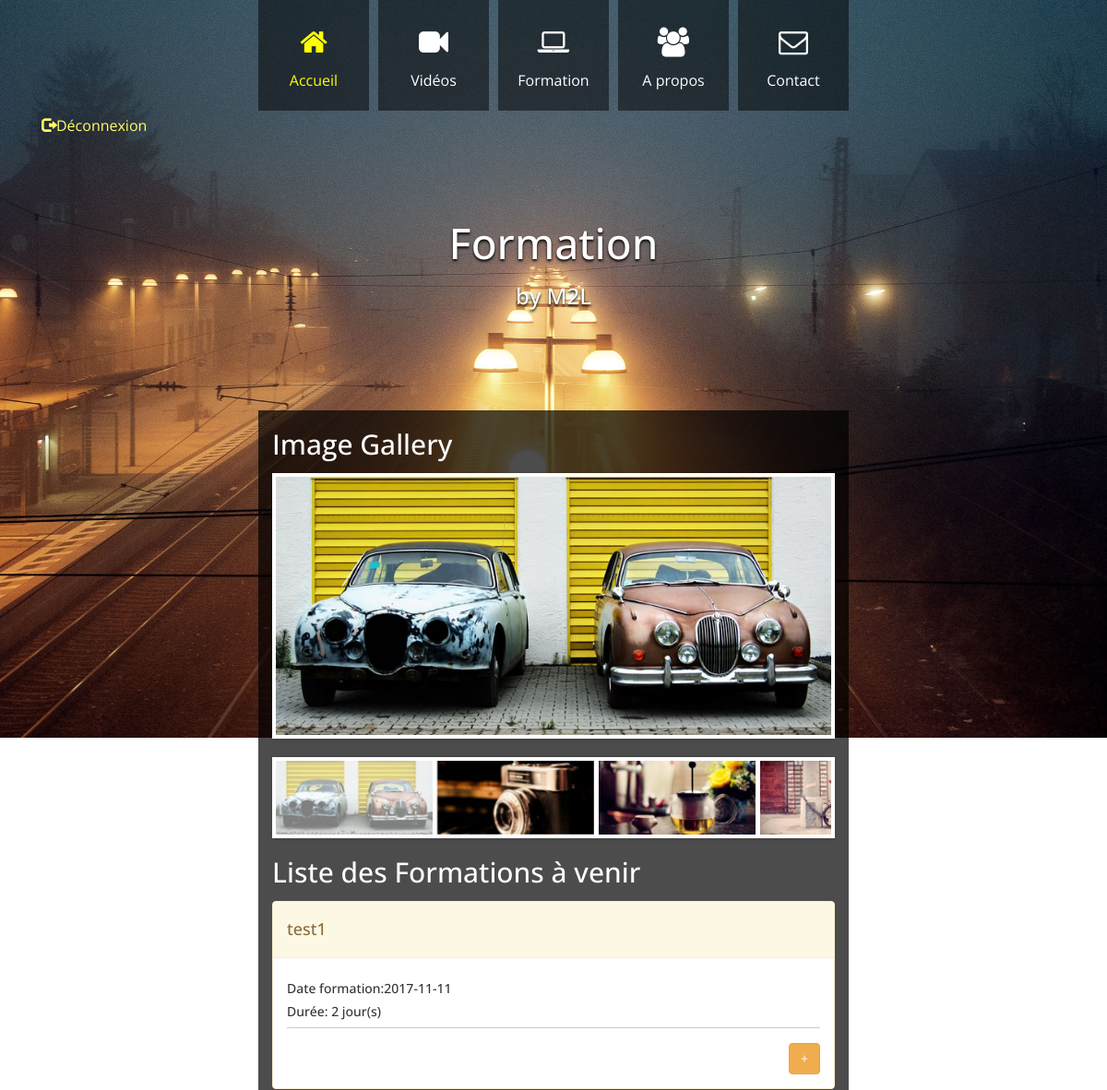
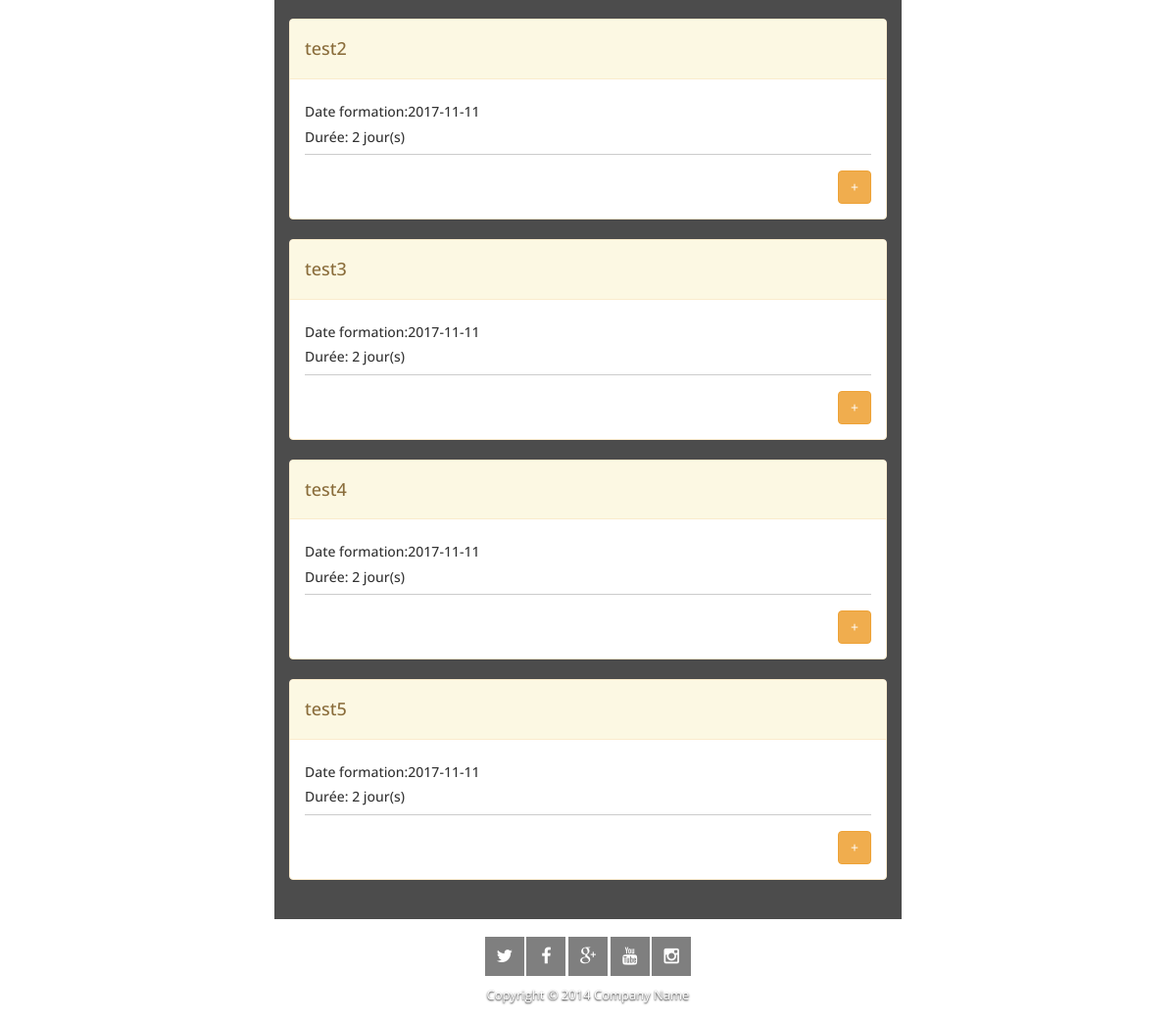
/M2L/index.php (signed in), run on the app's committed database (2 pictures, top to bottom).
### tables this page shows
CREATE TABLE `formation` (
  `id_f` int(11) NOT NULL,
  `libelle` varchar(25) DEFAULT NULL,
  `contenu` varchar(25) DEFAULT NULL,
  `date_f` date DEFAULT NULL,
  `NbJour` int(11) DEFAULT NULL,
  `id_p` int(11) DEFAULT NULL
);

### M2L/Models/accueil.php (called while the page is built)
<?php
function getFormations()
{
		global $bdd;
       	$reponse = $bdd->query('select * from formation where DATE_FORMAT(CURRENT_DATE(),"%Y-%m-%d") < date_f;');
		    while ($data = $reponse->fetchAll()){
		    	return $data;
		}
}
?>

### M2L/Views/accueil.php (the view, shortened to what this page needs)
<section id="templatemo-page1-text" class="active">
    <div class="col-sm-12 col-md-12 col-lg-12">
        <h2>Image Gallery</h2>
        <div id="slider" class="flexslider">
            <ul class="slides">
                <li>
                    <img src="<?= BASE_URL; ?>/Views/images/slider/slide1.jpg" alt="Slide 1"/>
                </li>
            </ul>
        </div>
        <div id="carousel" class="flexslider">
            <ul class="slides">
                <li>
                    <img src="<?= BASE_URL; ?>/Views/images/slider/thumb1.jpg" alt="Thumbnail 1"/>
                </li>
                <li>
                    <img src="<?= BASE_URL; ?>/Views/images/slider/thumb2.jpg" alt="Thumbnail 2"/>
                </li>
                <li>
                    <img src="<?= BASE_URL; ?>/Views/images/slider/thumb3.jpg" alt="Thumbnail 3"/>
                </li>
                <li>
                    <img src="<?= BASE_URL; ?>/Views/images/slider/thumb4.jpg" alt="Thumbnail 4"/>
                </li>
            </ul>
        </div>
        <div class="row">
            <div id="detailForm">
                <h2 class="col-lg-12 ">Liste des Formations à venir </h2>
                <?php
                foreach ($Formations as $key => $value) {
                echo('<div class="col-lg-12"><div class="panel panel-warning">
                    <div class="panel-heading"><h4>'.$value['libelle'].'</h4></div>
                    <div class="panel-body"><h5>Date formation:'.$value['date_f'].'</h5>
                    <h5>Durée: '.$value['NbJour'].' jour(s)</h5><hr><div class="caption">
                    <p>
                    <a href="#'.$value['libelle'].'" class="btn btn-warning pull-right" role="button" value-toggle="collapse">+</a>
                    </p>
                    <div id="'.$value['libelle'].'" class="collapse">'.$value['contenu'].'</div></div></div></div></div>');
}
                ?>
            </div>
        </div>
    </div>
    </div>

### M2L/Controllers/accueil.php (shortened to what this page needs)
<?php
    if($_SESSION['auth']['level'] == 3)
    {
        require "Models/accueil.php";
        $Formations = getFormations();
        require "Views/accueil.php";
    }
    else
    {
       header("Location:".BASE_URL."/disconnect");
    }
?>

### M2L/index.php (shortened to what this page needs)
<?php
if(!isset($_SESSION['auth']))
{
    require "Controllers/login.php";
}
else
{
        require "Controllers/".$_GET['p'].".php";
        $content = ob_get_contents();
    if($_SESSION['auth']['level'] == 1 || $_SESSION['auth']['level'] == 2  )
    {
        require "Views/layout2.php";
    }
    else
    {
        require "Views/layout.php";
    }
}
?>

### M2L/Views/layout.php (shortened to what this page needs)
<!DOCTYPE html>
 <html class="no-js">
<head>
    <link rel="stylesheet" href="<?= BASE_URL; ?>/Views/css/templatemo_main.css">
</head>
<body>
    <div id="main-wrapper">
                <div class="container">
                    <div class="navbar navbar-default" role="navigation">
                        <div class="container-fluid">
                          <div class="navbar-collapse collapse">
                                <ul class="nav navbar-nav">
                                  <li class="active"><a href="#templatemo-page1"><i class="fa fa-home"></i>Accueil</a></li>
                                  <li><a href="#templatemo-page2"><i class="fa fa-video-camera"></i>Vidéos</a></li>
                                  <li><a href="#templatemo-page3"><i class="fa fa-laptop"></i>Formation</a></li>
                                  <li><a href="#templatemo-page4"><i class="fa fa-users"></i>A propos</a></li>
                                  <li><a href="#templatemo-page5"><i class="fa fa-envelope-o"></i>Contact</a></li>
                                </ul>
                          </div>
                          <div>
                              <a href="<?= BASE_URL; ?>/disconnect"><i class="glyphicon glyphicon-log-out"></i>Déconnexion</a>
                          </div>
                      </div>
                  </div>
                <div class="row">
                    <div class="col-lg-12 col-md-12 col-sm-12 col-xs-12">
                        <div class="templatemo-site-title">
                            <h1 class="site-name"><a href="#">Formation</a></h1>
                            <h2 class="slogon">by <a href="#">M2L</a></h2>
                        </div>
                    </div>
                </div>
                <div class="row">
                    <div class="col-lg-12 col-md-12 col-sm-12 col-xs-12 templatemo-content-wrapper">
                        <div class="templatemo-content">
                          <?php echo $content; ?>
                        </div>
                    </div>
                </div>
                <div class="row">
                    <div class="col-lg-12 col-md-12 col-sm-12 col-xs-12 footer">
                        <div class="footer-wrapper">
                            <p class="social-icons">
                                <a href="#"><i class="fa fa-twitter"></i></a>
                                <a href="#"><i class="fa fa-facebook"></i></a>
                                <a href="#"><i class="fa fa-google-plus"></i></a>
                                <a href="#"><i class="fa fa-youtube"></i></a>
                                <a href="#"><i class="fa fa-instagram"></i></a>
                            </p>
                            <p id="tm-copyright">
                                Copyright &copy; 2014 Company Name
                            </p>
                            </div>
                        </div>
                    </div>
                </div>
</body>
</html>

### M2L/Views/css/templatemo_main.css (style rules this page uses)
body, html { overflow-x: hidden; }
body { font-size: 1em; line-height: 1.4; font-family: 'Open Sans', sans-serif; font-style: normal; -webkit-font-smoothing: antialiased; -webkit-text-size-adjust: 100%; }
h1, h2, h3, h4, h5, h6, span, p, li { font-family: 'Open Sans', sans-serif; }
a { color: #FF6; }
hr { display: block; height: 1px; border: 0; border-top: 1px solid #ccc; margin: 1em 0; padding: 0; }
img { vertical-align: middle; }
#main-wrapper { overflow: hidden; }
.navbar .navbar-nav { display: inline-block; float: none; }
.navbar .navbar-collapse { text-align: center; }
.navbar { border-radius: 0; font-family: 'Open Sans', sans-serif; font-size: 1.6em; }
.navbar-default { background: none; border: none; }
.nav>li { margin-right: 10px; }
.nav>li:last-child { margin-right: 0; }
.nav i { display: block; padding: 15px 0 15px 0; }
.nav .fa { font-size: 2em; }
.navbar-default .navbar-nav > li > a { color: white; background-color: rgba(0,0,0,0.5); width: 120px; height: 120px; }
.navbar-default .navbar-nav>.active>a, .navbar-default .navbar-nav>.active>a:hover, .navbar-default .navbar-nav>.active>a:focus { color: yellow; background-color: rgba(0,0,0,0.5); }
.site-name { cursor: pointer; font-size: 46px; }
.slogon { font-size: 24px; }
.templatemo-site-title { color: #fff !important; text-align: center; text-shadow: 0px 2px 3px rgba(0, 0, 0, 1); margin: 0 auto; padding: 50px 0 100px 0; }
.templatemo-site-title a, .templatemo-site-title a:hover { color: #fff; text-decoration: none; }
.active { display: block; }
.templatemo-content { padding-bottom: 20px; margin: 0 auto; overflow: hidden; }
.templatemo-content section { font-family: 'Open Sans', sans-serif; position: relative; overflow: hidden; top: 0; background-color: rgba(0,0,0,0.7); padding-bottom: 20px; }
.templatemo-content-wrapper { overflow: hidden; }
.templatemo-content h2 { color: white; font-family: 'Open Sans', sans-serif; margin-bottom: 15px; }
.templatemo-content p, .templatemo-content li { font-family: 'Open Sans', sans-serif; color: white; font-size: 14px; padding: 5px 0px; }
.footer-wrapper { margin: 0 auto; }
.footer { overflow: hidden; bottom: 10px; text-align: center; }
.footer a { color: white; }
.footer .fa { font-size: 1.8em; line-height: 40px; width: 40px; height: 40px; margin-top: 8px; background-color: rgba(0,0,0,0.5); }
#tm-copyright { margin-top: 10px; font-family: 'Open Sans', sans-serif; color: #fff; text-shadow: 0px 1px 2px rgba(0, 0, 0, 1); font-size: 13px; }
.flexslider { border-radius: 0; margin-bottom: 20px; }
.flexslider li { margin: 0; padding: 0; }
#carousel { margin: 0; }
#carousel li { margin-right: 5px; }
#carousel img { display: block; opacity: 1; cursor: pointer; }
#carousel .flex-active-slide img { opacity: 0.5; cursor: default; }

### M2L/Views/css/flexslider.css (style rules this page uses)
.slides, .flex-control-nav, .flex-direction-nav { margin: 0; padding: 0; list-style: none; }
.flexslider { margin: 0; padding: 0; }
.flexslider .slides > li { display: none; -webkit-backface-visibility: hidden; }
.flexslider .slides img { width: 100%; display: block; }
.slides:after { content: "."; display: block; clear: both; visibility: hidden; line-height: 0; height: 0; }
.no-js .slides > li:first-child { display: block; }
.flexslider { margin: 0 0 10px; background: #fff; border: 4px solid #fff; position: relative; -webkit-border-radius: 4px; -moz-border-radius: 4px; -o-border-radius: 4px; border-radius: 4px; -webkit-box-shadow: 0 1px 4px rgba(0,0,0,.2); -moz-box-shadow: 0 1px 4px rgba(0,0,0,.2); -o-box-shadow: 0 1px 4px rgba(0,0,0,.2); box-shadow: 0 1px 4px rgba(0,0,0,.2); zoom: 1; }
.flexslider .slides { zoom: 1; }

### data on the page
formation: libelle "test1", date_f "2017-11-11", NbJour "2"
formation: libelle "test2", date_f "2017-11-11", NbJour "2"
formation: libelle "test3", date_f "2017-11-11", NbJour "2"
formation: libelle "test4", date_f "2017-11-11", NbJour "2"
formation: libelle "test5", date_f "2017-11-11", NbJour "2"
